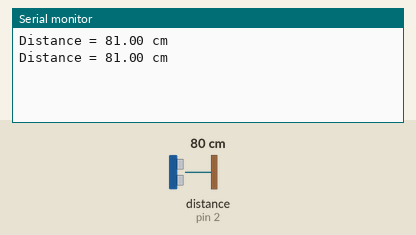
The sketch below on a simulated Arduino Uno, built with avr-gcc and run on an emulated ATmega328P. On the bench: the last lines printed to the serial monitor. Inputs (shaded band) come from the test bench; at power-on: distance to the obstacle (sensor on pin 2) 80 cm. The echo pulse lasts 58.3 µs per cm.

Above: at 1.6 s.
1.7 s: distance to the obstacle (sensor on pin 2) set to 4 cm
At 1.7 s:
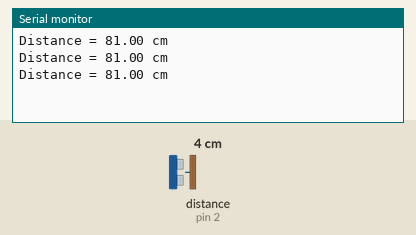
3.2 s: distance to the obstacle (sensor on pin 2) set to 2 cm
At 3.48 s:
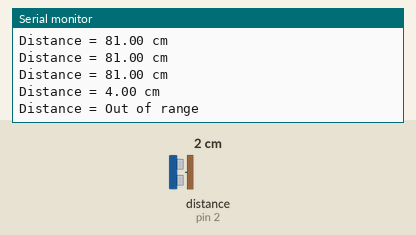

The sketch:

Labo07_Oefening2.1_Nicholas.ino
```cpp
#include <NewPing.h>

const int echoPin = 2;
const int trigPin = 3;
const int Max_Afstand = 400;
float Afstand;
long duration;

NewPing sonar(trigPin, echoPin, Max_Afstand);

void setup() {
  // put your setup code here, to run once:
  Serial.begin(9600);

}

void loop() {
  // put your main code here, to run repeatedly:


  //Met median
  //duration = sonar.ping_median(iterations);
  //Afstand = (duration / 2) * 0.0343;


  //Met cm
  Afstand  = sonar.ping_cm();
  Serial.print("Distance = ");
  if (Afstand >= 400 || Afstand <= 2)
  {
    Serial.println("Out of range");
  }
  else {
    Serial.print(Afstand);
    Serial.println(" cm");
    delay(400);
  }
  delay(400);


}
```

Measured:
- the behaviour switches between 3 and 2 cm on distance to the obstacle (sensor on pin 2) (found by bisection; images 1 and 2)
- after the input at 3.2 s, the serial monitor: prints a new line at once (image 2)
